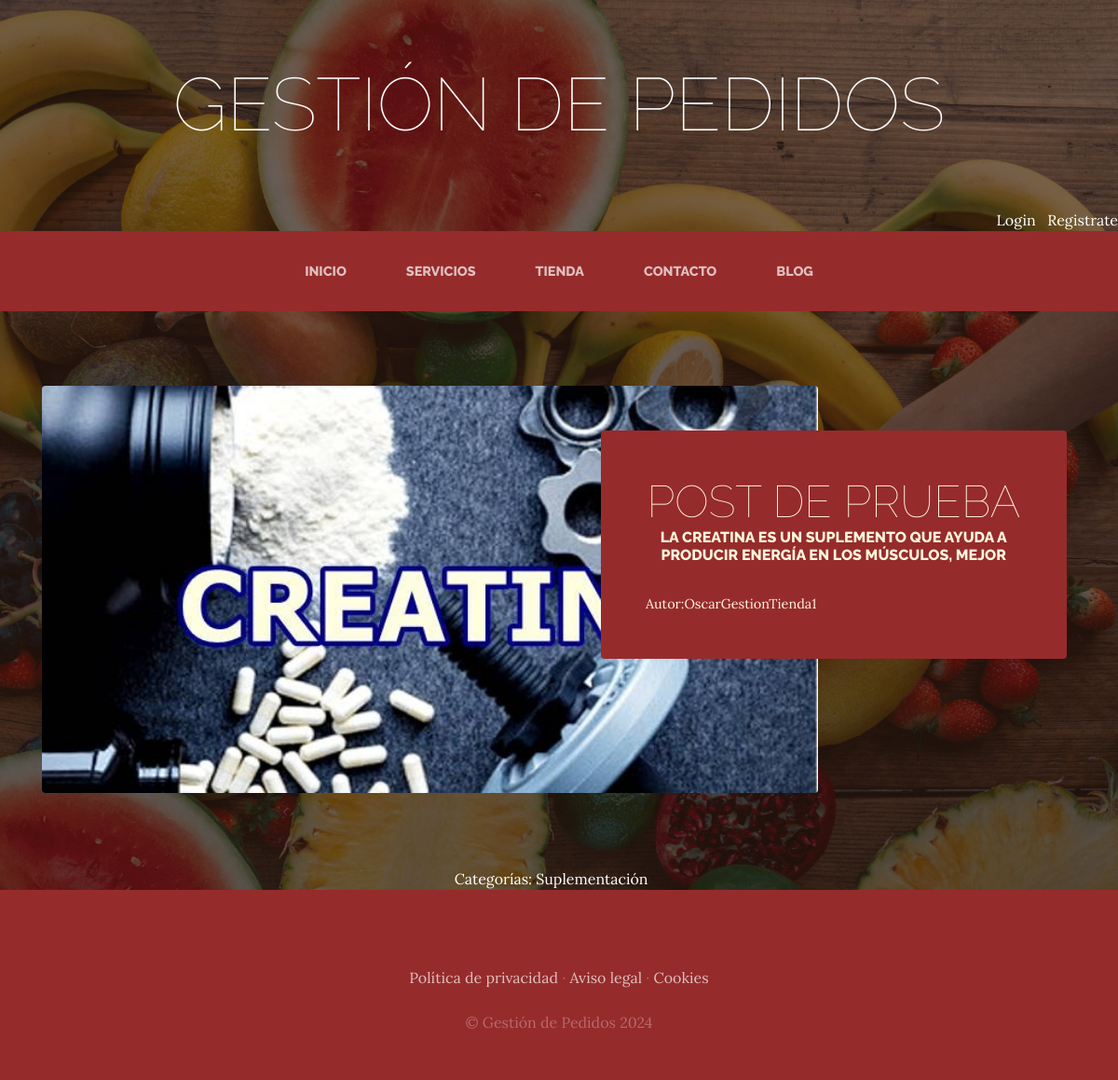
The app's page /blog/categoria/1/ with its own data.
### blog/models.py (models this page shows, shortened)
class Post(models.Model):
    titulo=models.CharField(max_length=80)
    contenido=models.CharField(max_length=80)
    imagen=models.ImageField(upload_to='blog', null=True, blank=True)
    autor=models.ForeignKey(User, on_delete=models.CASCADE)
    categorias=models.ManyToManyField(Categoria)
    created=models.DateTimeField(auto_now_add=True)
    updated=models.DateTimeField(auto_now_add=True)
    class Meta:
        verbose_name='post'
        verbose_name='posts'

class Categoria(models.Model):
    nombre=models.CharField(max_length=50)
    created=models.DateTimeField(auto_now_add=True)
    updated=models.DateTimeField(auto_now_add=True)
    class Meta:
        verbose_name='categoria'
        verbose_name='categorias'

### blog/views.py (the view)
# urls.py: path('categoria/<categoria_id>/',views.categoria, name="categoria")
def categoria(request, categoria_id):
    categoria=Categoria.objects.get(id=categoria_id)
    posts=Post.objects.filter(categorias=categoria)
    return render(request, "blog/categoria.html", {'categoria':categoria,"posts":posts})

### carro/context_processor.py (called while the page is built)
def importe_total_carro(request):
    total = 0
    if request.user.is_authenticated:
        carro=request.session.get("carro",None)
        if carro:
            for key, value in carro.items():
                total = total + float(value["precio"])
    return {"importe_total_carro": total}

### blog/templates/blog/categoria.html
{% extends "ProyectoWebApp/base.html" %}
{% load static %}
{%block content%}
    {% for post in posts %}
    <section class="page-section clearfix">
        <div class="container">
          <div class="intro">
            <img class="intro-img img-fluid mb-3 mb-lg-0 rounded" src="{{post.imagen.url}}" alt="" style="width_90%;">
            <div class="intro-text left-0 text-center bg-faded p-5 rounded">
              <h2 class="section-heading mb-4" >
                <span class="section-heading-lower">{{post.titulo}}</span>
                <span class="section-heading-upper">{{post.contenido}}</span>
              </h2>
              <div style="text-align:left; font-size:0.9em">
                    Autor:{{post.autor}}
              </div>
            </div>
          </div>
        </div>
    </section>
    {% endfor %}
    <section>
        <div style="width: 55%; margin: auto; text-align: center; color: white ">
            Categorías:
            {% for post in posts %}
                {% for categoria in post.categorias.all%}
                    {{categoria.nombre}}  &nbsp;&nbsp;&nbsp;
                {% endfor %}
            {% endfor %}
        </div>
    </section>
{% endblock %}

### ProyectoWebApp/static/ProyectoWebApp/css/gestion.css (style rules this page uses)
body { font-family: 'Lora'; background: linear-gradient(rgba(47, 23, 15, 0.65), rgba(47, 23, 15, 0.65)), url("../img/fondo.jpg"); background-attachment: fixed; background-position: center; background-size: cover; }
h1, h2, h3, h4, h5, h6 { font-family: 'Raleway'; }
.page-section { margin-top: 5rem; margin-bottom: 5rem; }
.section-heading { text-transform: uppercase; }
.section-heading .section-heading-upper { display: block; font-size: 1rem; font-weight: 800; padding-bottom:.5rem; }
.section-heading .section-heading-lower { display: block; font-size: 3rem; font-weight: 100; }
.bg-faded { background-color: rgba(255, 255, 255, 0.85); }
.intro { position: relative; }
@media (min-width: 992px) { .intro .intro-img { width: 75%; float: left; } }
@media (min-width: 992px) { .intro .intro-text { left: 600; width: 60%; margin-top: 3rem; background-color: rgb(150, 43, 43); color: cornsilk; position: absolute; } }
@media (min-width: 1200px) { .intro .intro-text { width: 45%; } }

### records on screen
Post: imagen (picture), titulo "POST DE PRUEBA", contenido "LA CREATINA ES UN SUPLEMENTO QUE AYUDA A PRODUCIR ENERGÍA EN LOS MÚSCULOS, MEJOR", autor "OscarGestionTienda1"
Categoria: nombre "Suplementación"
